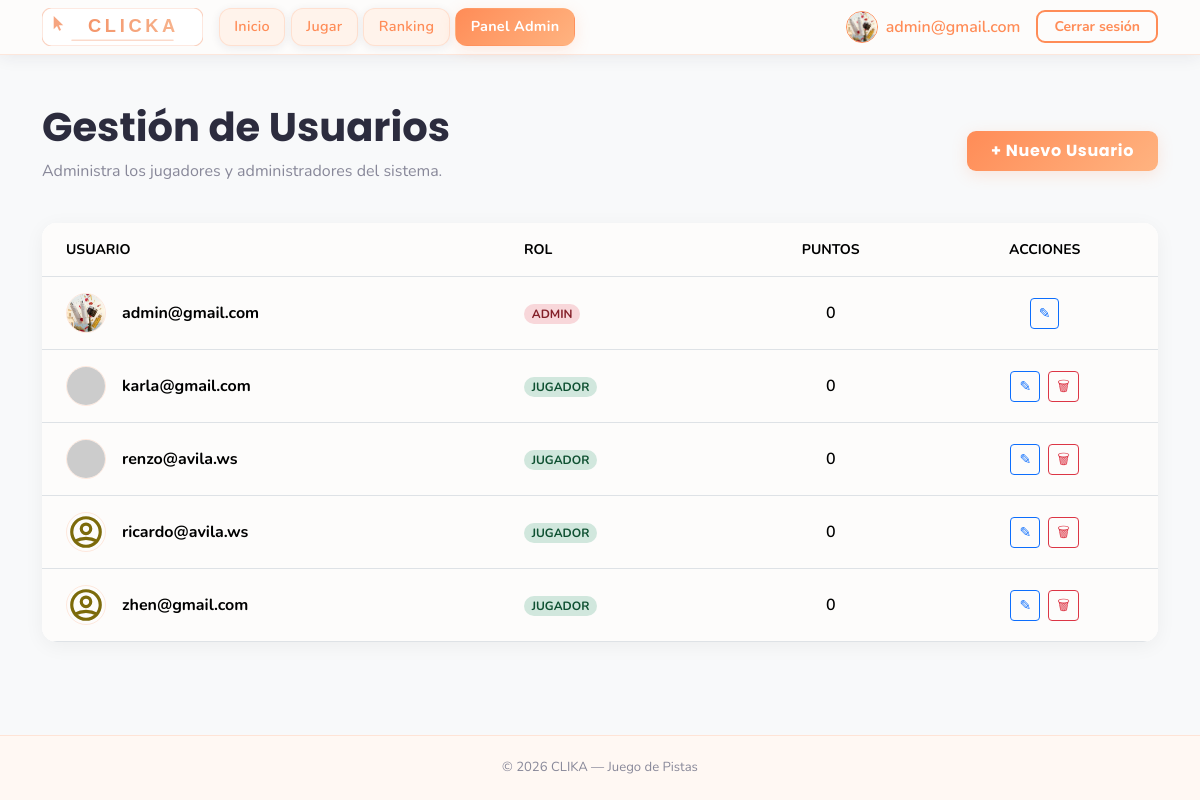
Page /pages/users.php (signed in) on the earlier database version.
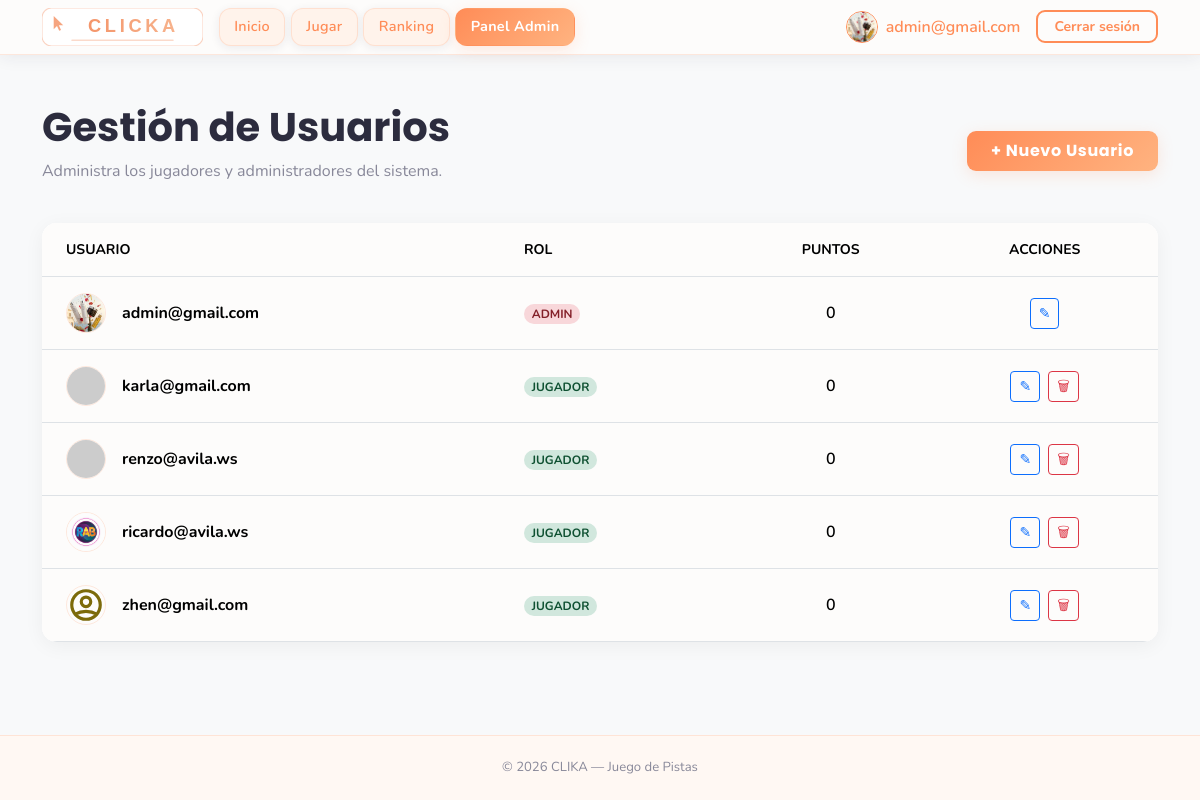
Same page on the later database version.
### tables this page shows
CREATE TABLE usuarios (
    id INTEGER PRIMARY KEY AUTOINCREMENT,
    username TEXT NOT NULL UNIQUE,
    password_hash TEXT NOT NULL,
    rol TEXT NOT NULL DEFAULT 'jugador',
    puntos INTEGER NOT NULL DEFAULT 0,
    created_at TEXT NOT NULL DEFAULT CURRENT_TIMESTAMP
, foto TEXT DEFAULT 'default.png');

### pages/users.php (the view, shortened to what this page needs)
<?php
require_once '../includes/db.php';
$results = $db->query("SELECT * FROM usuarios ORDER BY
    CASE rol WHEN 'admin' THEN 1 ELSE 2 END,
    username ASC");
?>
<!DOCTYPE html>
<html lang="es">
<head>
    <?php include '../includes/head.php'; ?>
</head>
<body class="bg-light">
    <?php include '../includes/menu.php'; ?>
    <main class="container mt-5">
        <div class="d-flex justify-content-between align-items-center mb-4">
            <div>
                <h1 class="fw-bold">Gestión de Usuarios</h1>
                <p class="text-muted">Administra los jugadores y administradores del sistema.</p>
            </div>
            <a href="register.php" class="btn btn-accent px-4 py-2 fw-bold">
                + Nuevo Usuario
            </a>
        </div>
        <div class="card users-table-card">
            <div class="table-responsive">
                <table class="table table-hover align-middle mb-0">
                    <thead class="bg-white border-bottom">
                        <tr class="text-muted small text-uppercase fw-bold">
                            <th class="px-4 py-3">Usuario</th>
                            <th class="px-4 py-3">Rol</th>
                            <th class="px-4 py-3 text-center">Puntos</th>
                            <th class="px-4 py-3 text-center">Acciones</th>
                        </tr>
                    </thead>
                    <tbody class="bg-white">
                        <?php while ($row = $results->fetchArray(SQLITE3_ASSOC)):
                            $badgeClass = ($row['rol'] === 'admin') ? 'users-badge-admin' : 'users-badge-player';
                            $photoUrl = ($row['foto'] === 'default.png' || !$row['foto'])
                                ? BASE_URL . "/assets/images/social_media/profile.svg"
                                : (str_starts_with($row['foto'], 'http') ? $row['foto'] : BASE_URL . "/storage/uploads/" . $row['foto']);
                        ?>
                            <tr>
                                <td class="px-4 py-3">
                                    <div class="d-flex align-items-center gap-3">
                                        <img src="<?php echo $photoUrl; ?>" alt="Avatar" class="users-user-img"
                                             onerror="this.src='<?php echo BASE_URL; ?>/assets/images/social_media/profile.svg'">
                                        <span class="fw-bold"><?php echo htmlspecialchars($row['username']); ?></span>
                                    </div>
                                </td>
                                <td class="px-4 py-3">
                                    <span class="badge <?php echo $badgeClass; ?> rounded-pill small">
                                        <?php echo strtoupper($row['rol']); ?>
                                    </span>
                                </td>
                                <td class="px-4 py-3 text-center fw-semibold">
                                    <?php echo $row['puntos']; ?>
                                </td>
                                <td class="px-4 py-3 text-center">
                                    <div class="d-flex justify-content-center gap-2">
                                        <a href="profile.php?id=<?php echo $row['id']; ?>&return_to=users" class="btn btn-sm btn-outline-primary" title="Editar">
                                            &#9998;
                                        </a>
                                        <?php if ($row['id'] != $_SESSION['usuari_id']): ?>
                                            <button type="button"
                                                    class="btn btn-sm btn-outline-danger js-delete-user-open"
                                                    title="Eliminar"
                                                    data-bs-toggle="modal"
                                                    data-bs-target="#deleteModal"
                                                    data-delete-url="<?php echo htmlspecialchars('../processes/delete_user.proc.php?id=' . (int) $row['id'], ENT_QUOTES, 'UTF-8'); ?>">
                                                &#128465;
                                            </button>
                                        <?php endif; ?>
                                    </div>
                                </td>
                            </tr>
                        <?php endwhile; ?>
                    </tbody>
                </table>
            </div>
        </div>
    </main>
    <?php include '../includes/foot.php'; ?>

Differences in the rows shown:
changed usuarios "ricardo@avila.ws": foto: picture added in place of a placeholder
